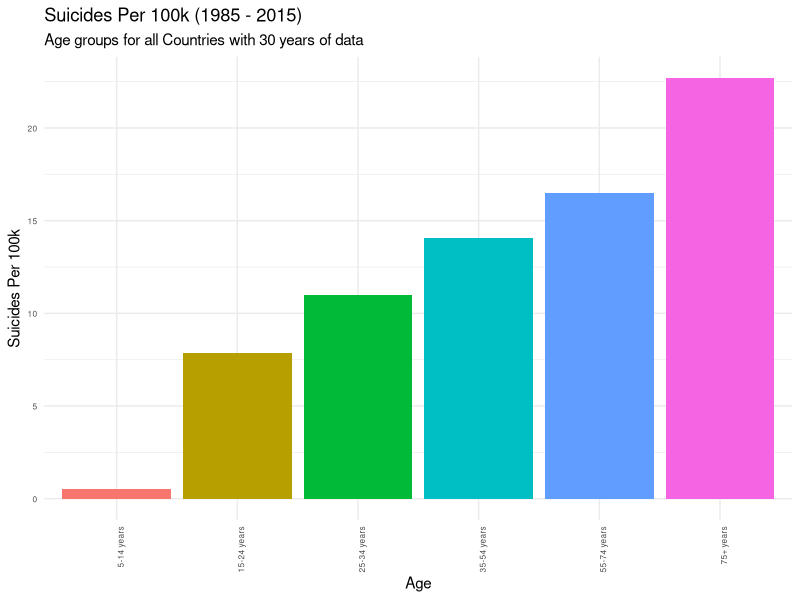
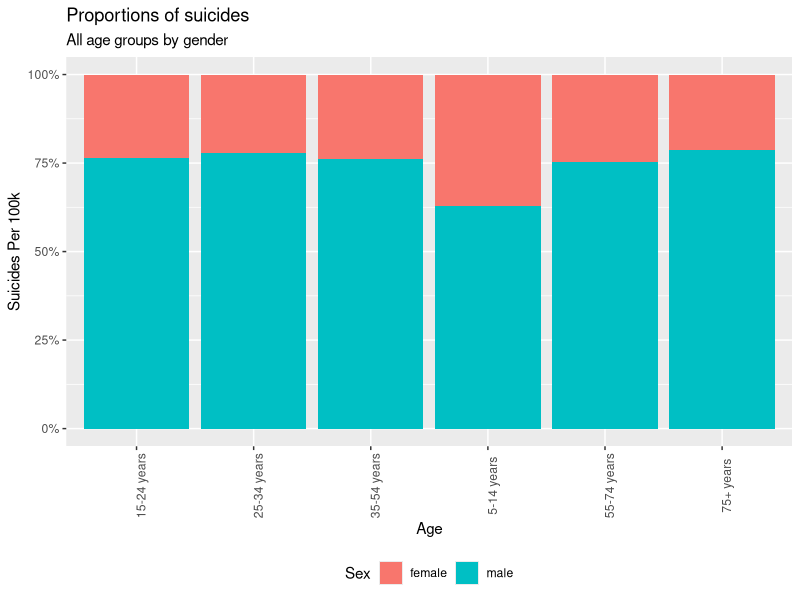
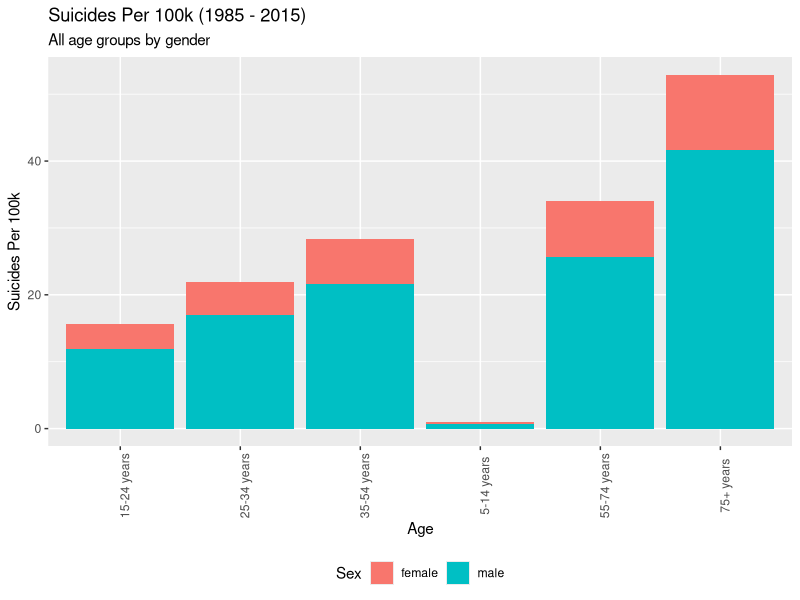

These figures' R source, in order:
# Author: Rahul Soni
# Email: rs20acs@herts.ac.uk
# Course: M.Sc. Artificial Intelligence & Robotics (Part time)
# Intake: October 2020
# University of Hertfordshire

# References:  
# [1] https://github.com/justmarkham/dplyr-tutorial/blob/master/dplyr-tutorial-2.Rmd#L141

# Load libraries
library(readr) # to load the csv file
library(tidyverse)

# This part of the program loads the kaggle suicide dataset and applies filters 
# and continent based on the country column. 
# This is done using countrycode library that returns continent or region value
# for a given country.
# Further details of the library can be found online on the following link
# https://cran.r-project.org/web/packages/countrycode/countrycode.pdf

## Export Suicide Dataset CSV
suicide_dataset <- read.csv("suicide_dataset.csv") ## 27820 observations

## Ignore year 2016 as there are not enough observations.Not all countries have
## suicides reported for the year 2016
## Count rows matching year 2016. 160 rows will be removed as part of this step
### View (df %>%
### filter(year == 2016) %>% 
### summarise(cnt = n()))
suicide_dataset <- suicide_dataset %>%
  filter(year != 2016) ## 27660 observation

## Remove any country with less than 10 years of data. This will result in
## 11076 observations and a total of 30 countries with more than 30 years of data.

suicide_dataset<- suicide_dataset %>%
  group_by(country) %>%
  add_tally() %>%
  filter(n >= 360)

## Rename suicide_dataset columns
names(suicide_dataset)[7] <- "SuicidePer100k"
names(suicide_dataset)[8] <- "CountryYear"
names(suicide_dataset)[9] <- "HDI4Year"
names(suicide_dataset)[10] <- "GDP4Year"
names(suicide_dataset)[11] <- "GDPPerCapita"

## Remove GDP and HDI columns as HDI has very few value and we are not interested
## in GDP data
suicide_dataset <- suicide_dataset %>% select(-HDI4Year, 
                                              -GDP4Year, 
                                              -GDPPerCapita, 
                                              -generation,
                                              -n) #this column is added as part of filtering number of years of data

# Calculate global average number of suicides considering countries with  
# 30 years of data  
global_average <- (sum(as.numeric(suicide_dataset$suicides_no)) / 
                  sum(as.numeric(suicide_dataset$population))) * 100000

## Calculate average suicides in male
suicide_dataset_male <- filter(suicide_dataset, sex == "male") # 5538 observations
global_average_male <- (sum(as.numeric(suicide_dataset_male$suicides_no)) / 
                          sum(as.numeric(suicide_dataset_male$population))) * 100000

## Calculate average suicides in female
suicide_dataset_female <- filter(suicide_dataset, sex == "female") # 5538 observations
global_average_female <- (sum(as.numeric(suicide_dataset_male$suicides_no)) / 
                            sum(as.numeric(suicide_dataset_male$population))) * 100000

## What is the population for a country by year? This question needs to be answered
## as the popoulation column original dataset is for country-year-sex-age combination
population_by_country <- suicide_dataset %>%
  group_by(country, year) %>%
  summarize(population = sum(as.numeric(population)))


# Author: Diwakar Ranjan
# Email: dr18abc@herts.ac.uk
# Course: M.Sc. Advanced Computer Science (Full time)
# University of Hertfordshire

############################################################
#Task 1 - Suicide rate per 100k over all age groups
##########################################################

# STEP-1: Calculate global average number of suicides per 100k for all age groups with 30 years of data
suicide_by_age <- suicide_dataset %>%
  group_by(age) %>%
  summarize(n = n(), 
            suicides = sum(as.numeric(suicides_no)), 
            population = sum(as.numeric(population)), 
            suicide_per_100k = (suicides / population) * 100000) %>%
  arrange(suicide_per_100k)

# STEP-2: Rearranging the x axis by ascending order.............
suicide_by_age$age <- factor(suicide_by_age$age,
                             levels = rev(suicide_by_age$age[order(-suicide_by_age$suicide_per_100k)]))

# STEP-3: Results (Graph) to show the Suicide rate per 100k over all age groups using bar plot.......
ggplot(suicide_by_age, aes(x=age, y=suicide_per_100k, fill = age)) + 
  geom_bar(stat="identity")+ 
  theme_minimal() + 
  theme(axis.text=element_text(size=6)) +
  labs(title="Suicides Per 100k (1985 - 2015)", 
       subtitle = "Age groups for all Countries with 30 years of data",
       x = "Age", 
       y = "Suicides Per 100k") + 
  theme(legend.position = "none") + 
  theme(axis.text.x = element_text(angle = 90, hjust = 1))


# Author: Vikrant Sharma
# Email: vs18abb@herts.ac.uk
# Course: M.Sc. Computer Networking Principles (Full time)
# University of Hertfordshire

########################################################################################
#Task 2 - Suicide rate/100k over all genders, age groups (Stacked graph to show proportion)
######################################################################################################

# STEP-1: Calculate global average number of suicides per 100k for all gender, age groups with 30 years of data
df_agegroup_gender <- suicide_dataset %>%
  group_by(age, sex) %>%
  summarize(suicide_per_100k = (sum(as.numeric(suicides_no)) / sum(as.numeric(population))) * 100000)


# STEP-2: Results (Graph) to show the Suicide rate per 100k over all genders, age groups using Stacked graph....
ggplot(df_agegroup_gender, aes(y = suicide_per_100k, x = age, fill = sex, label = round(suicide_per_100k, digits = 1))) + 
  geom_bar(position = "fill", stat = "identity") +
  scale_y_continuous(labels = scales::percent) +
  labs(title = "Proportions of suicides",
       subtitle = "All age groups by gender", 
       x = "Age", 
       y = "Suicides Per 100k",
       fill = "Sex") + 
  theme(axis.text.x = element_text(angle = 90)) +
  theme(legend.position = "bottom")

################################################################################################################
#Task 3 - Suicide rate/100k over all genders, age groups (Stacked graph to show proportion by absolute numbers)
################################################################################################################

# STEP-1: Results (Graph) to show the Suicide rate per 100k over all genders, age groups using Stacked graph....
ggplot(df_agegroup_gender, mapping = aes(x = age, y = suicide_per_100k, fill = sex)) + 
  geom_bar(stat = "identity") +
  labs(title="Suicides Per 100k (1985 - 2015)",
       subtitle = "All age groups by gender",
       x = "Age", 
       y = "Suicides Per 100k",
       fill = "Sex") + 
  theme(axis.text.x = element_text(angle = 90)) +
  theme(legend.position = "bottom")
